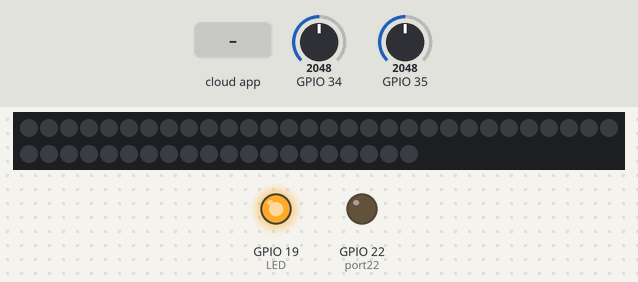
Recording of a sketch running on a simulated ESP32. Shown: 50 RGB LEDs in strip order, left to right, continuing on the next row, output pins drawn as LEDs (lit = HIGH). The inputs (shaded band) are chosen by the test bench; at power-on: GPIO 35 = 2048, GPIO 34 = 2048. WiFi joins after 1.5 s; servers stay silent unless stated; the Firebase database answers and starts empty; what the sketch prints to the serial monitor is not drawn.

Above: at 3.0 s.
3.1 s: the phone or cloud app sets port23 to 1
At 3.6 s:
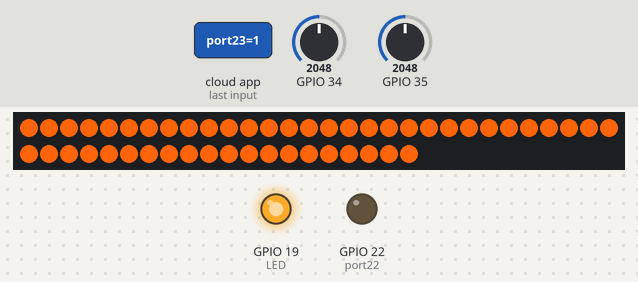
4.6 s: the phone or cloud app sets port22 to 1
At 6.1 s:
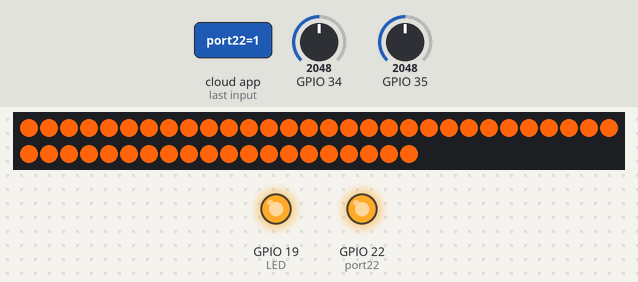
6.4 s: GPIO 35 set to 877
8.2 s: GPIO 35 set to 814
At 10.3 s:
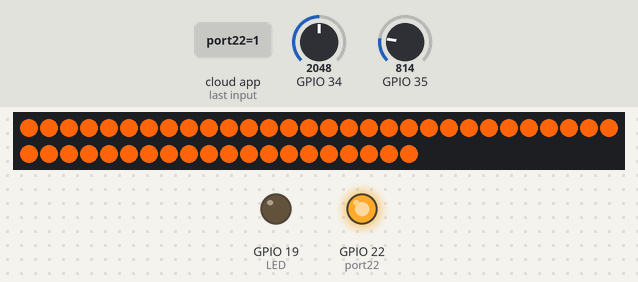
10.8 s: the phone or cloud app sets port22 to 0
At 12.1 s:
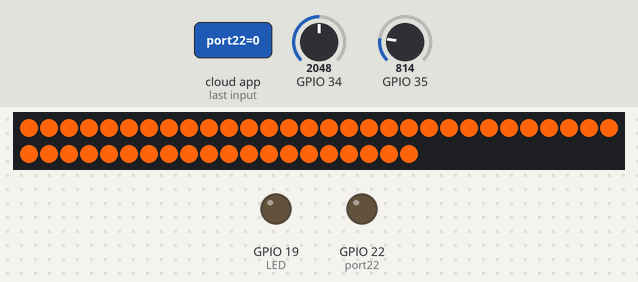
12.4 s: the phone or cloud app sets port23 to 0
At 13.4 s:
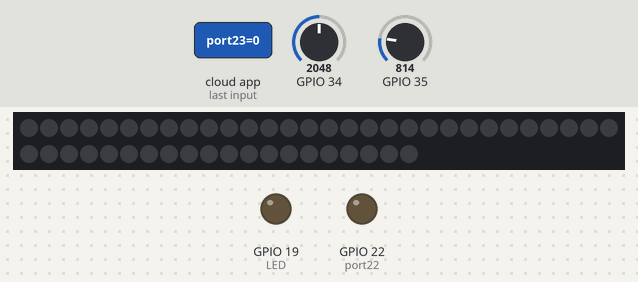
Timing chart, 0 to 14.9 s (numbered marks = the images above; inputs shaded):
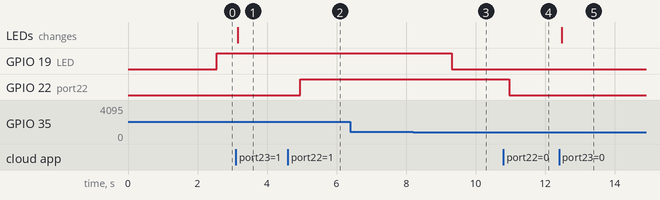

The sketch:

esp32FirebaseFitaLed.ino
```cpp
#include <FirebaseESP32.h>
#include <WiFi.h>
#include <FastLED.h>

// Set these to run example.
#define FIREBASE_HOST "appledcontroller.firebaseapp.com"
#define FIREBASE_AUTH "1y1k62Olr2uKz26QJS1yZY5FrkmxxVa7mkO22w90"
#define WIFI_SSID "Zaffari 2.4GHz"
#define WIFI_PASSWORD "zaffari87"

#define NUM_LEDS 50
#define DATA_PIN 23

#define port23 23
#define port22 22
#define LED 19
#define PRESENCE_PIN 36

#define TEMPERATURE_PIN 4

// Publique a cada 5 min
#define PUBLISH_INTERVAL 2000

FirebaseData firebaseData;
CRGB leds[NUM_LEDS];

float humidity;
float temperature;
bool port23Value = false;
bool last = true;


unsigned long previousMillis = 0;
unsigned long currentMillis = 0;

void setupPins()
{

  FastLED.addLeds<WS2811, DATA_PIN, RGB>(leds, NUM_LEDS);
  pinMode(DATA_PIN, OUTPUT);
  pinMode(port23, OUTPUT);
  digitalWrite(port23, LOW);
  pinMode(port22, OUTPUT);
  digitalWrite(port22, LOW);
  pinMode(LED, OUTPUT);
  digitalWrite(LED, LOW);
  pinMode(PRESENCE_PIN, INPUT);

  pinMode(TEMPERATURE_PIN, INPUT);

  for (int i = 0; i < NUM_LEDS; i++) //Acendo os led
  {
    leds[i] = CRGB(0, 0, 0);
  }
  FastLED.show();
}

void setupWifi()
{
  WiFi.begin(WIFI_SSID, WIFI_PASSWORD);
  Serial.print("connecting");
  while (WiFi.status() != WL_CONNECTED)
  {
    Serial.print(".");
    delay(500);
  }
  Serial.println();
  Serial.print("connected: ");
  Serial.println(WiFi.localIP());
}

void setupFirebase()
{
  Firebase.begin(FIREBASE_HOST, FIREBASE_AUTH);
  Firebase.setBool(firebaseData, "port23", false);
  Firebase.setBool(firebaseData, "port22", false);
}

void setup()
{
  Serial.begin(115200);

  setupPins();
  setupWifi();

  setupFirebase();


}

void loop()
{
  currentMillis = millis();
  // Apenas publique quando passar o tempo determinado
  if (currentMillis - previousMillis >= PUBLISH_INTERVAL)
  {
    previousMillis = currentMillis;

    // Obtem os dados do sensor DHT
    humidity = analogRead(34);
    temperature = analogRead(35);

    humidity = map(humidity, 0, 4095, 100, 0);
    temperature = map(temperature, 0, 4095, 0, 150);
    Serial.print("Temperatura: ");
    Serial.println(temperature);
    Serial.print("Umidade: ");
    Serial.println(humidity);
    if (!isnan(humidity) && !isnan(temperature))
    {
      // Manda para o firebase
      Firebase.pushFloat(firebaseData, "temperature", temperature);
      Firebase.pushFloat(firebaseData, "humidity", humidity);
      Firebase.setFloat(firebaseData, "temperature2", temperature);

      if(temperature > 30){
        digitalWrite(LED, HIGH);
        Serial.println("LED LIGADO");
      }
      else{
        digitalWrite(LED, LOW);
      }

    }
    else
    {
      Serial.println("Error Publishing");
    }
  }

  // Verifica o valor da lampada no firebase
  Firebase.get(firebaseData, "port22");
  bool port22Value = firebaseData.boolData();

  digitalWrite(port22, port22Value ? HIGH : LOW);
  //Serial.print("Port22Value: ");
  //Serial.println(port22Value);

  Firebase.get(firebaseData, "port23");
  port23Value = firebaseData.boolData();

  //Serial.print("Port23Value: ");
  //Serial.println(port23Value);


  if (port23Value == true && last == true)
  {
    last = false;

    for (int i = 0; i < NUM_LEDS; i++) //Acendendo os led
    {
      leds[i] = CRGB(255, 100, 10);
    }
    FastLED.show();
  }
  if (port23Value == false && last == false)
  {
    last = true;
    for (int i = 0; i < NUM_LEDS; i++) //Acendo os led conforme o sinal
    {
      leds[i] = CRGB(0, 0, 0);
    }
    FastLED.show();
  }
}
```

Measured:
- the behaviour switches between 847 and 846 on GPIO 35 (found by bisection; images 2 and 3)
- after the input at 3.1 s, the LEDs: change after 0.06 s (image 1)
- after the input at 4.6 s, GPIO 22 (port22): LOW → HIGH after 0.36 s
- after the input at 6.4 s, every drawn part: stays the same
- after the input at 8.2 s, GPIO 19 (LED): HIGH → LOW after 1.1 s
- after the input at 10.8 s, GPIO 22 (port22): HIGH → LOW after 0.17 s
- after the input at 12.4 s, the LEDs: change after 0.07 s (image 5)
